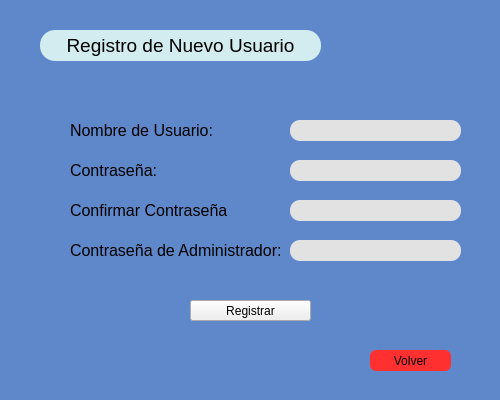
<?xml version="1.0" encoding="UTF-8"?>
<ui version="4.0">
 <class>RegistrarUsuario</class>
 <widget class="QMainWindow" name="RegistrarUsuario">
  <property name="geometry">
   <rect>
    <x>0</x>
    <y>0</y>
    <width>500</width>
    <height>400</height>
   </rect>
  </property>
  <property name="minimumSize">
   <size>
    <width>500</width>
    <height>400</height>
   </size>
  </property>
  <property name="maximumSize">
   <size>
    <width>500</width>
    <height>400</height>
   </size>
  </property>
  <property name="windowTitle">
   <string>MainWindow</string>
  </property>
  <property name="styleSheet">
   <string notr="true">QWidget#centralwidget{
	background-color: rgb(95, 136, 202);}</string>
  </property>
  <widget class="QWidget" name="centralwidget">
   <widget class="QPushButton" name="boton_regresar">
    <property name="geometry">
     <rect>
      <x>370</x>
      <y>350</y>
      <width>81</width>
      <height>21</height>
     </rect>
    </property>
    <property name="cursor">
     <cursorShape>PointingHandCursor</cursorShape>
    </property>
    <property name="styleSheet">
     <string notr="true">border-radius:6px;
font: 10pt &quot;Arial&quot;;
background-color: rgb(255, 48, 48);</string>
    </property>
    <property name="text">
     <string>Volver</string>
    </property>
   </widget>
   <widget class="QPushButton" name="boton_registrar">
    <property name="geometry">
     <rect>
      <x>190</x>
      <y>300</y>
      <width>121</width>
      <height>21</height>
     </rect>
    </property>
    <property name="cursor">
     <cursorShape>PointingHandCursor</cursorShape>
    </property>
    <property name="styleSheet">
     <string notr="true">border-radius:6px;
font: 12pt &quot;Arial&quot;;
background-color: rgb(210, 236, 239);

QPushButton#pushButton:pressed{
background-color: rgb(132, 66, 198);

}</string>
    </property>
    <property name="text">
     <string>Registrar</string>
    </property>
   </widget>
   <widget class="QLabel" name="label">
    <property name="geometry">
     <rect>
      <x>70</x>
      <y>120</y>
      <width>158</width>
      <height>21</height>
     </rect>
    </property>
    <property name="font">
     <font>
      <family>Arial</family>
      <pointsize>12</pointsize>
      <weight>50</weight>
      <italic>false</italic>
      <bold>false</bold>
     </font>
    </property>
    <property name="styleSheet">
     <string notr="true">font: 12pt &quot;Arial&quot;;</string>
    </property>
    <property name="text">
     <string>Nombre de Usuario:</string>
    </property>
   </widget>
   <widget class="QLabel" name="label_2">
    <property name="geometry">
     <rect>
      <x>70</x>
      <y>160</y>
      <width>158</width>
      <height>21</height>
     </rect>
    </property>
    <property name="font">
     <font>
      <family>Arial</family>
      <pointsize>12</pointsize>
      <weight>50</weight>
      <italic>false</italic>
      <bold>false</bold>
     </font>
    </property>
    <property name="styleSheet">
     <string notr="true">font: 12pt &quot;Arial&quot;;</string>
    </property>
    <property name="text">
     <string>Contraseña:</string>
    </property>
   </widget>
   <widget class="QLineEdit" name="line_usuario">
    <property name="geometry">
     <rect>
      <x>290</x>
      <y>120</y>
      <width>171</width>
      <height>21</height>
     </rect>
    </property>
    <property name="styleSheet">
     <string notr="true">border-radius:10px;
font: 12pt &quot;Times New Roman&quot;;
background-color: rgb(226, 226, 226);</string>
    </property>
   </widget>
   <widget class="QLineEdit" name="line_contra">
    <property name="geometry">
     <rect>
      <x>290</x>
      <y>160</y>
      <width>171</width>
      <height>21</height>
     </rect>
    </property>
    <property name="styleSheet">
     <string notr="true">border-radius:10px;
font: 12pt &quot;Times New Roman&quot;;
background-color: rgb(226, 226, 226);</string>
    </property>
   </widget>
   <widget class="QLabel" name="label_10">
    <property name="geometry">
     <rect>
      <x>40</x>
      <y>30</y>
      <width>281</width>
      <height>31</height>
     </rect>
    </property>
    <property name="styleSheet">
     <string notr="true">border-radius:15px;
font: 12pt &quot;Arial&quot;;
background-color: rgb(210, 236, 239);</string>
    </property>
    <property name="text">
     <string>&lt;html&gt;&lt;head/&gt;&lt;body&gt;&lt;p align=&quot;center&quot;&gt;&lt;span style=&quot; font-size:14pt;&quot;&gt;Registro de Nuevo Usuario&lt;/span&gt;&lt;/p&gt;&lt;/body&gt;&lt;/html&gt;</string>
    </property>
   </widget>
   <widget class="QLabel" name="label_9">
    <property name="geometry">
     <rect>
      <x>490</x>
      <y>20</y>
      <width>71</width>
      <height>71</height>
     </rect>
    </property>
    <property name="text">
     <string/>
    </property>
    <property name="pixmap">
     <pixmap>../../Downloads/Pohenix/ON-k6J2B_.png</pixmap>
    </property>
   </widget>
   <widget class="QLineEdit" name="line_contra_2">
    <property name="geometry">
     <rect>
      <x>290</x>
      <y>200</y>
      <width>171</width>
      <height>21</height>
     </rect>
    </property>
    <property name="styleSheet">
     <string notr="true">border-radius:10px;
font: 12pt &quot;Times New Roman&quot;;
background-color: rgb(226, 226, 226);</string>
    </property>
   </widget>
   <widget class="QLabel" name="label_3">
    <property name="geometry">
     <rect>
      <x>70</x>
      <y>200</y>
      <width>158</width>
      <height>21</height>
     </rect>
    </property>
    <property name="font">
     <font>
      <family>Arial</family>
      <pointsize>12</pointsize>
      <weight>50</weight>
      <italic>false</italic>
      <bold>false</bold>
     </font>
    </property>
    <property name="styleSheet">
     <string notr="true">font: 12pt &quot;Arial&quot;;</string>
    </property>
    <property name="text">
     <string>Confirmar Contraseña:</string>
    </property>
   </widget>
   <widget class="QLineEdit" name="line_contra_ad">
    <property name="geometry">
     <rect>
      <x>290</x>
      <y>240</y>
      <width>171</width>
      <height>21</height>
     </rect>
    </property>
    <property name="styleSheet">
     <string notr="true">border-radius:10px;
font: 12pt &quot;Times New Roman&quot;;
background-color: rgb(226, 226, 226);</string>
    </property>
   </widget>
   <widget class="QLabel" name="label_5">
    <property name="geometry">
     <rect>
      <x>70</x>
      <y>240</y>
      <width>211</width>
      <height>21</height>
     </rect>
    </property>
    <property name="font">
     <font>
      <family>Arial</family>
      <pointsize>12</pointsize>
      <weight>50</weight>
      <italic>false</italic>
      <bold>false</bold>
     </font>
    </property>
    <property name="styleSheet">
     <string notr="true">font: 12pt &quot;Arial&quot;;</string>
    </property>
    <property name="text">
     <string>Contraseña de Administrador:</string>
    </property>
   </widget>
   <widget class="QLabel" name="label_7">
    <property name="geometry">
     <rect>
      <x>420</x>
      <y>10</y>
      <width>60</width>
      <height>84</height>
     </rect>
    </property>
    <property name="styleSheet">
     <string notr="true">background-image: url(/img/logo2.png);</string>
    </property>
    <property name="text">
     <string/>
    </property>
    <property name="pixmap">
     <pixmap>img/logo2.png</pixmap>
    </property>
   </widget>
  </widget>
 </widget>
 <resources/>
 <connections/>
</ui>
